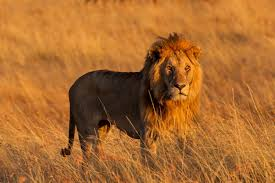
#> input picture singa.jpeg, 275 x 183 px, found by its file name
$ python trans.py
#> lines starting #> are read from the running program, lines starting #| are printed output that depends on the picture
#> further down, image is the input picture: shape (183, 275, 3); mean R, G, B 171, 107, 47.2
import imageio.v3 as img
import numpy as np
import matplotlib.pyplot as plt

def Translasi(image, shiftX, shiftY):
#> called with shiftX = 50, shiftY = -300
    imgTranslasi = np.roll(image, shift=shiftY, axis=0)  # Geser vertikal
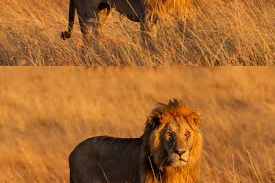
#> imgTranslasi: shape (183, 275, 3); mean R, G, B 171, 107, 47.2
    imgTranslasi = np.roll(imgTranslasi, shift=shiftX, axis=1)  # Geser horizontal
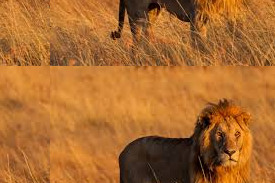
#> imgTranslasi: shape (183, 275, 3); mean R, G, B 171, 107, 47.2

    # Mengisi bagian yang kosong dengan warna hitam (0)
    if shiftY > 0:
        imgTranslasi[:shiftY, :] = 0  # Bagian atas jika geser ke bawah
    elif shiftY < 0:
        imgTranslasi[shiftY:, :] = 0  # Bagian bawah jika geser ke atas
#> imgTranslasi: shape (183, 275, 3); every value is 0
    if shiftX > 0:
        imgTranslasi[:, :shiftX] = 0  # Bagian kiri jika geser ke kanan
    elif shiftX < 0:
        imgTranslasi[:, shiftX:] = 0  # Bagian kanan jika geser ke kiri

    return imgTranslasi

image = img.imread("C:\\Users\\dhika\\Documents\\singa.jpeg")

imgResult = Translasi(image, shiftX=50, shiftY=-300)

plt.figure(figsize=(10,10))
plt.subplot(2,1,1)
plt.imshow(image)
plt.subplot(2,1,2)
plt.imshow(imgResult)
plt.show()
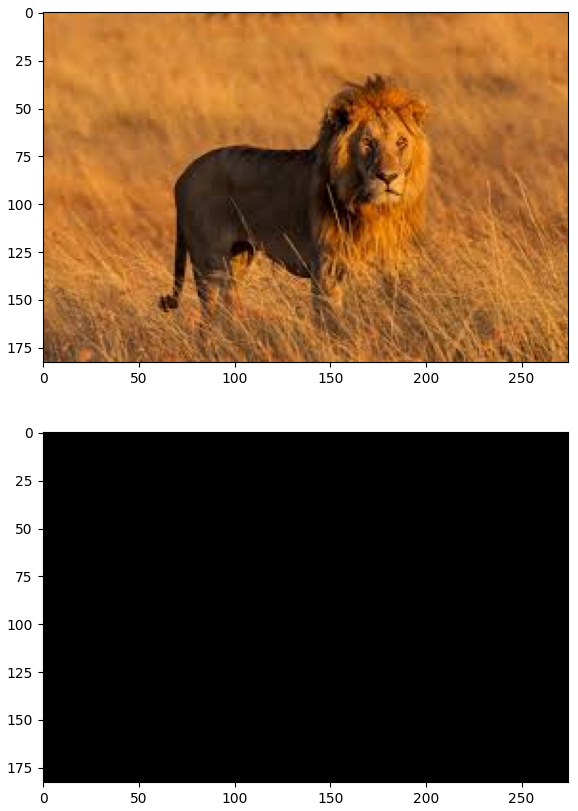
#> figure drawn by matplotlib, 2 panels
